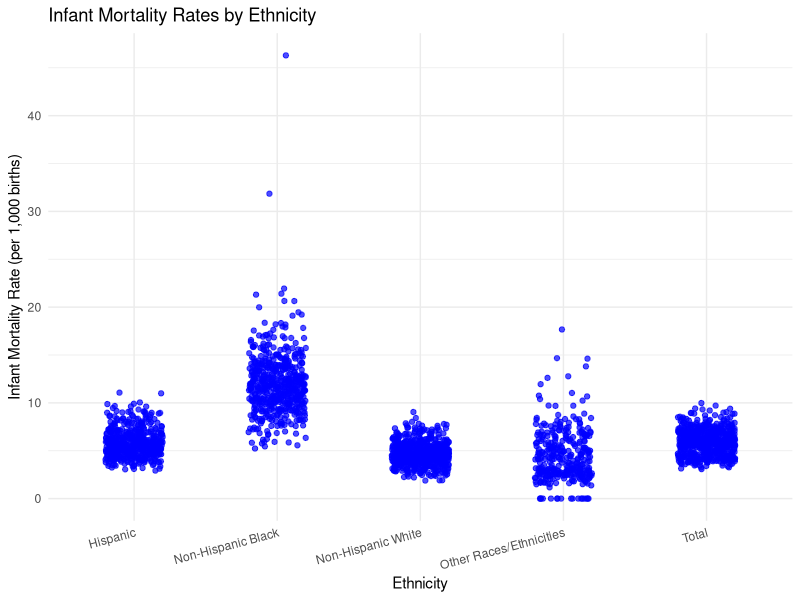
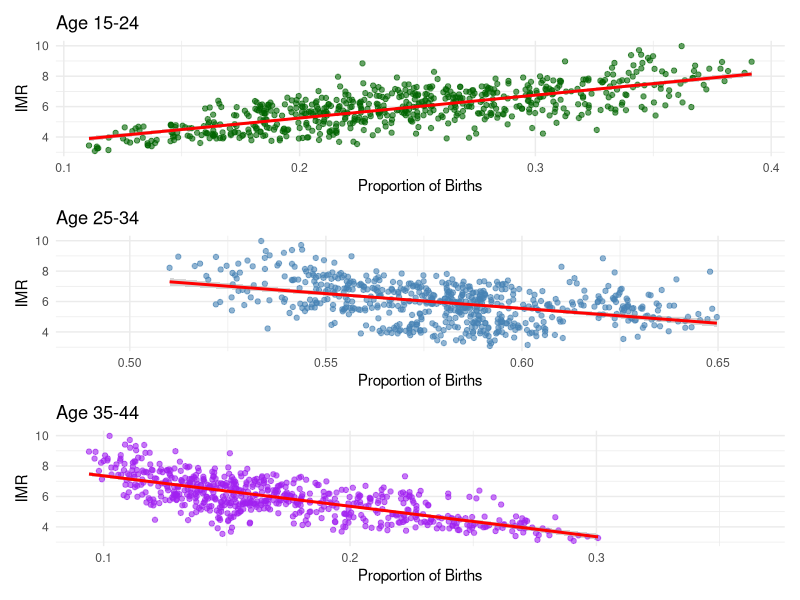
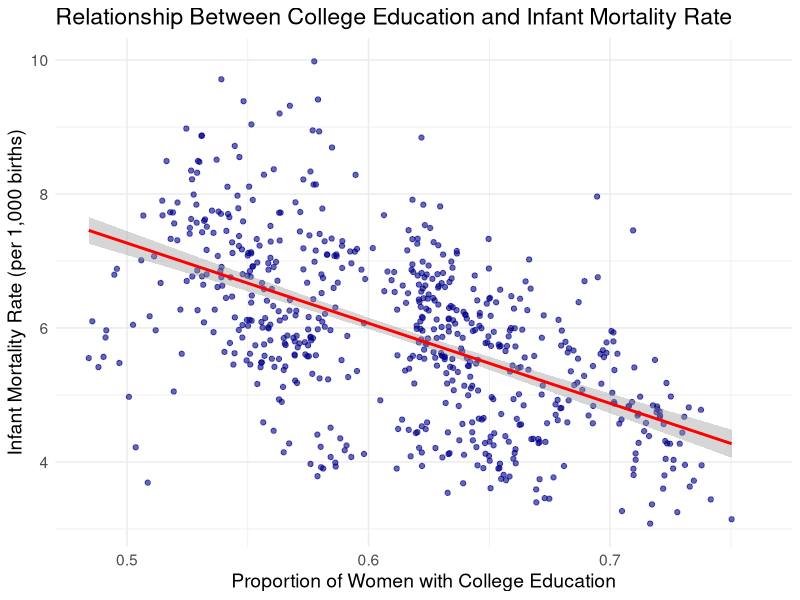
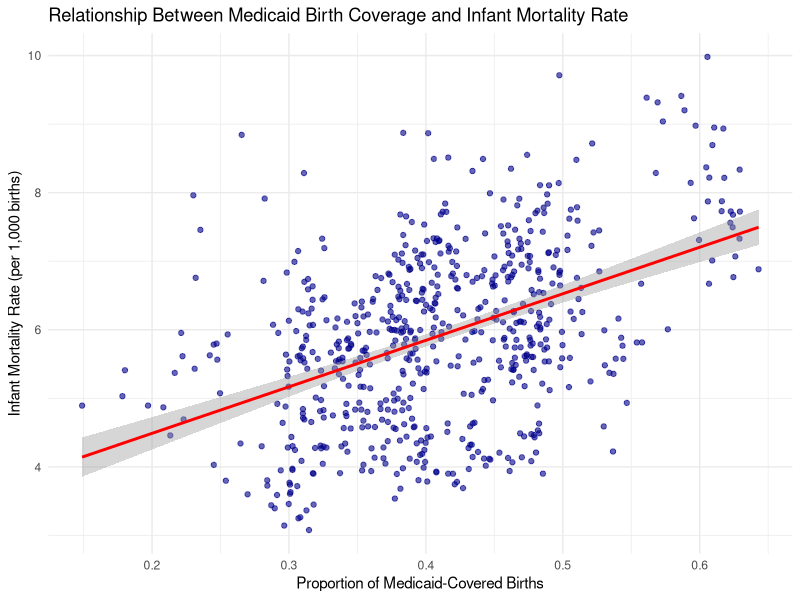

Source code (R) for these figures, in order:
## ---- chunk 1
knitr::opts_chunk$set(echo = TRUE)
## ---- chunk 2
library(tidyverse)
library(dplyr)
library(ggplot2)
library(car)
library(stats)
library(patchwork)
## ---- chunk 3
mortality <- read_csv('data/infant_mortality_biannual_data.csv', show_col_types = FALSE)
fertility <- read_csv('data/fertility_data.csv', show_col_types = FALSE)

fertility_agg <- fertility %>%
  group_by(state, year, group = case_when(
    bmcode %in% c(1, 2, 3) ~ "H1",  # First half of the year
    bmcode %in% c(4, 5, 6) ~ "H2"   # Second half of the year
  )) %>% 
   summarise(
    across(starts_with("births_"), sum, na.rm = TRUE), # Summing birth count variables
    across(starts_with("pop_"), mean, na.rm = TRUE), # Averaging population variables
    .groups = "drop"
  ) %>%
  mutate(bacode = ifelse(group == "H1", 1, 2)) %>%  # Assign bacode after aggregation
  select(-group)  # Remove temporary grouping variable

data <- mortality %>%
  inner_join(fertility_agg, by = c("state", "year", "bacode"), 
             suffix = c("_m", "_f"))

# Remove duplicate columns (those ending in "_f")
data <- data %>%
  select(-ends_with("_f"))

colnames(data) <- str_replace_all(colnames(data), "_m$", "")
## ---- chunk 4
data <- data %>%
  mutate(
    IMR_nhblack = (deaths_nhblack / births_nhblack) * 1000,
    IMR_nhwhite = (deaths_nhwhite / births_nhwhite) * 1000,
    IMR_hisp = (deaths_hisp / births_hisp) * 1000,
    IMR_otherraceeth = (deaths_otherraceeth / births_otherraceeth) * 1000,
    IMR_total = (deaths_total / births_total) * 1000, 
    FR_nhblack = (births_nhblack / pop_nhblack) * 1000,
    FR_nhwhite = (births_nhwhite / pop_nhwhite) * 1000,
    FR_hisp = (births_hisp / pop_hisp) * 1000,
    FR_otherraceeth = (births_otherraceeth / pop_otherraceeth) * 1000,
    FR_total = (births_total / pop_total) * 1000,
    prop_married = births_married / births_total,
    prop_college = (births_coll + births_somecoll) / births_total,
    prop_medicaid = births_medicaid / births_total,
    pct_births_age1524 = births_age1524 / births_total,
    pct_births_age2534 = births_age2534 / births_total,
    pct_births_age3544 = births_age3544 / births_total,
  )
## ---- chunk 5
# Pivot IMR data to long format
IMR_long <- data %>%
  pivot_longer(cols = starts_with("IMR_"), 
               names_to = "Ethnicity", 
               values_to = "IMR") %>%
  mutate(Ethnicity = case_when(
    Ethnicity == "IMR_nhblack" ~ "Non-Hispanic Black",
    Ethnicity == "IMR_nhwhite" ~ "Non-Hispanic White",
    Ethnicity == "IMR_hisp" ~ "Hispanic",
    Ethnicity == "IMR_otherraceeth" ~ "Other Races/Ethnicities",
    Ethnicity == "IMR_total" ~ "Total",
    TRUE ~ Ethnicity  # Keeps any unexpected values unchanged
  ))

# Create scatter plot for IMR by Ethnicity
ggplot(IMR_long, aes(x = Ethnicity, y = IMR)) +
  geom_jitter(width = 0.2, alpha = 0.7, color = "blue") +  # Jitter to avoid overlapping points
  labs(title = "Infant Mortality Rates by Ethnicity",
       x = "Ethnicity",
       y = "Infant Mortality Rate (per 1,000 births)") +
  theme_minimal() +
  theme(axis.text.x = element_text(angle = 15, hjust = 1))

IMR_summary <- IMR_long %>%
  group_by(Ethnicity) %>%
  summarise(
    Count = n(),
    Mean_IMR = round(mean(IMR, na.rm = TRUE), 2),
    SD_IMR = round(sd(IMR, na.rm = TRUE), 2)
  )
## ---- chunk 6
p1 <- ggplot(data, aes(x = pct_births_age1524, y = IMR_total)) +
  geom_point(color = "darkgreen", alpha = 0.6) +
  geom_smooth(method = "lm", se = TRUE, color = "red") +
  labs(title = "Age 15-24", x = "Proportion of Births", y = "IMR") +
  theme_minimal()

# Plot for 25-34
p2 <- ggplot(data, aes(x = pct_births_age2534, y = IMR_total)) +
  geom_point(color = "steelblue", alpha = 0.6) +
  geom_smooth(method = "lm", se = TRUE, color = "red") +
  labs(title = "Age 25-34", x = "Proportion of Births", y = "IMR") +
  theme_minimal()

# Plot for 35-44
p3 <- ggplot(data, aes(x = pct_births_age3544, y = IMR_total)) +
  geom_point(color = "purple", alpha = 0.6) +
  geom_smooth(method = "lm", se = TRUE, color = "red") +
  labs(title = "Age 35-44", x = "Proportion of Births", y = "IMR") +
  theme_minimal()

p1 / p2 / p3
## ---- chunk 7
# Linear regressions for each group
lm_1524 <- lm(IMR_total ~ pct_births_age1524, data = data)
lm_2534 <- lm(IMR_total ~ pct_births_age2534, data = data)
lm_3544 <- lm(IMR_total ~ pct_births_age3544, data = data)

# Get regression slopes
slope_1524 <- coef(lm_1524)[2]
slope_2534 <- coef(lm_2534)[2]
slope_3544 <- coef(lm_3544)[2]

# Correlations
cor_1524 <- cor(data$pct_births_age1524, data$IMR_total, use = "complete.obs")
cor_2534 <- cor(data$pct_births_age2534, data$IMR_total, use = "complete.obs")
cor_3544 <- cor(data$pct_births_age3544, data$IMR_total, use = "complete.obs")

# Create summary data frame (Correlation + Regression Slope only)
age_summary <- data.frame(
  `Age Group` = c("15-24", "25-34", "35-44"),
  `Correlation (r)` = round(c(cor_1524, cor_2534, cor_3544), 3),
  `Regression Slope` = round(c(slope_1524, slope_2534, slope_3544), 3)
)

age_summary
## ---- chunk 8
# Scatter plot: Proportion of College-Educated Women vs. Infant Mortality Rate
ggplot(data, aes(x = prop_college, y = IMR_total)) +
  geom_point(alpha = 0.6, color = "darkblue") +
  geom_smooth(method = "lm", se = TRUE, color = "red") +
  labs(title = "Relationship Between College Education and Infant Mortality Rate",
       x = "Proportion of Women with College Education",
       y = "Infant Mortality Rate (per 1,000 births)") +
  theme_minimal() +
  theme(text = element_text(size = 14))
## ---- chunk 9
# Scatterplot of Medicaid coverage vs. Infant Mortality Rate
ggplot(data, aes(x = prop_medicaid, y = IMR_total)) +
  geom_point(alpha = 0.6, color = "darkblue") +
  geom_smooth(method = "lm", se = TRUE, color = "red") +
  labs(
    title = "Relationship Between Medicaid Birth Coverage and Infant Mortality Rate",
    x = "Proportion of Medicaid-Covered Births",
    y = "Infant Mortality Rate (per 1,000 births)"
  ) +
  theme_minimal()
